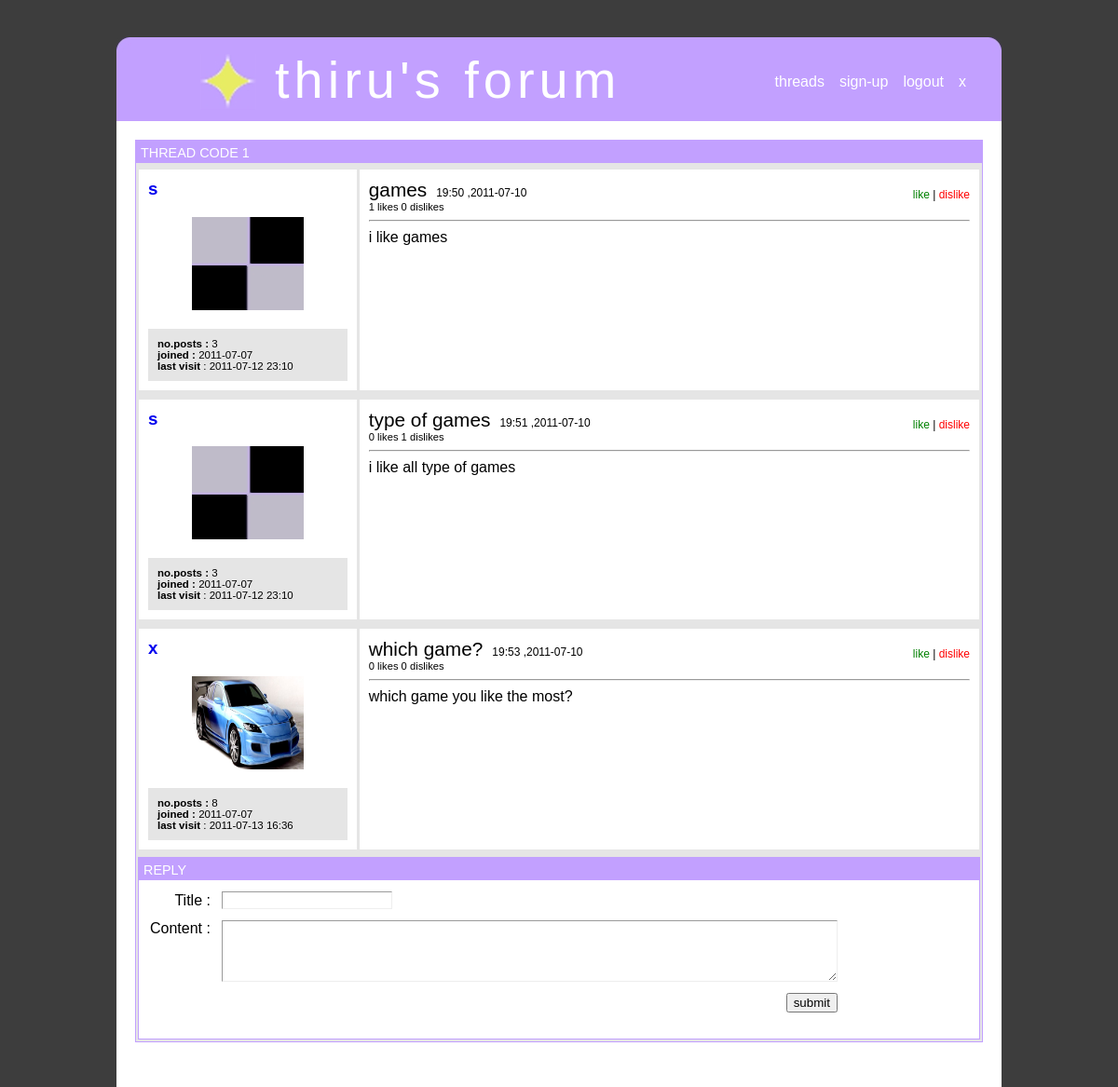
The page /rex.php?xs=1 (signed in) on the database its author committed.
### tables this page shows
CREATE TABLE IF NOT EXISTS `postx` (
  `post_id` int(11) NOT NULL,
  `parent_id` int(11) NOT NULL,
  `username` text NOT NULL,
  `title` text NOT NULL,
  `content` text NOT NULL,
  `time` time NOT NULL,
  `date` date NOT NULL,
  `likes` int(11) NOT NULL,
  `dislikes` int(11) NOT NULL
);

CREATE TABLE IF NOT EXISTS `userx` (
  `username` text NOT NULL,
  `gender` varchar(20) NOT NULL,
  `name` text NOT NULL,
  `birthday` date NOT NULL,
  `occupation` text NOT NULL,
  `interest` text NOT NULL,
  `location` text NOT NULL,
  `email` text NOT NULL,
  `picture` text NOT NULL,
  `joindate` date NOT NULL,
  `last` timestamp NOT NULL DEFAULT CURRENT_TIMESTAMP ON UPDATE CURRENT_TIMESTAMP
);

### rex.php (the view, shortened to what this page needs)
<html>
      <head>
            <link href="styx.css" rel="stylesheet" type="text/css">
<?php
$xparent=$_GET["xs"];
?>
     </head>
      <body>
         <div id="cz" style=" margin-top:40px;text-align:left;">
             <div id="header">
                 <div>
                 <img src="leftcurve.jpeg" style="float:left;">
                 <img src="rightcurve.jpeg" style="float:right;">
                 </div>
                  <br>
                           <div style="margin-left:90px;">
                               <img src="sign.jpeg">
                               <div id="h">thiru's forum</div>
                           </div>
                         <div id="linkx">
                         <ul>
                            <li><a href="index.php">threads</a> </li>
                            <li><a href='signup.php'> sign-up </a></li>
                       <?php        if(!isset($_SESSION["usrx"]))
                          {
                         echo  " <li><a href='xlogin.php'> login </a></li>
                                  ";   }
                         else
                           {
                          echo  "<li><a href='logout.php'> logout </a></li>";
                          echo "<li><a href='prox.php?xf=".$_SESSION["usrx"]."'>".$_SESSION["usrx"]."</a></li>";
                                      }
                         ?>
                        </ul>
                        </div>
                </div>
        <div id="cont" style="padding:20px;margin-bottom:200px;">
                <div id="r13" >
            <div id="h3" >
                  <div class="lt"> <?php echo "THREAD CODE ".$xparent  ?></div>
                </div>
                <div id="inx2"><div id="inz">
         <?php
              $conz=mysql_connect("localhost","root","") or die(mysql_error());
              $sq7="SELECT * FROM postx WHERE parent_id='{$xparent}' ORDER BY post_id;";
              $re7=mysql_query($sq7,$conz);
              while($row=mysql_fetch_array($re7))
               {
               $ed=$row['username'];
              $sq31="SELECT joindate,last,picture FROM userx WHERE username='{$ed}';";
              $count31=mysql_query($sq31,$conz) or die(mysql_error());
              $count39=mysql_fetch_array($count31);
              $sq32="SELECT count(*) AS pox FROM postx WHERE username='{$ed}';";
              $count32=mysql_query($sq32,$conz) or die(mysql_error());
              $count40=mysql_fetch_array($count32);
              echo "
                    <div id='ipost'>
 <table id='tablex2'>              <tr>
                            <td  valign='top'>
                               <h3> <a href='prox.php?xf=".$row['username']."'>".$row['username']."</a></h3>
                           <div id='picx' style='text-align:center;'>  <img src='".$count39["picture"]."' height='100' width='120'>  </div>
                          <div class='sd2'>
                        <strong>no.posts : </strong>".$count40["pox"]."<br>
                        <strong>joined : </strong>".$count39["joindate"]."<br>
                        <strong>last visit </strong>: ";
                 if(isset($_SESSION["usrx"]))
                   {
                  if($_SESSION["usrx"]==$row["username"])
                     echo substr($_SESSION["lastd"],0,-3);
                  else
                     echo  substr($count39["last"],0,-3);
                }
            else
          { echo  substr($count39["last"],0,-3);}
                   echo"   </div>      </td>
                                <td valign='top' width='74%'>
                                <span class='ix'>".$row['title']."</span><span class='iy'>".substr($row['time'],0,5)." ,".$row['date']." </span>
                           <div class='iz'>
                             <span onclick='zpost(".$row["post_id"].",100)' style='color:green;'>
                                     like</span> | <span onclick='zpost(".$row["post_id"].",500)' style='color:red;'>
                                     dislike</span>
                           </div>
                                    <br>
                                  <div id='za".$row["post_id"]."' class='zax'>".$row["likes"]." likes ".$row["dislikes"]." dislikes</div>
                                     <hr>
                                     ".$row['content']."
                                </td> </tr>
 </table>             </div>
               ";
                 } echo "</div>";
                   if(isset($_SESSION["usrx"]))
                   {
                     echo "  <div id='threadx' style='margin-right:2px;margin-bottom:2px;' >
                         <div id='h3' >
                               <div class='lt'> REPLY</div>
                          </div>
                    <div id='cthreadx'>
                                  <form >
                             <table>
                                <tr><td align='right'>Title :</td><td><input style='border: 1px inset;' type='text' id='tix' name='titlex'></td><td id='lok1' class='yut'></td></tr>
                                <tr><td valign='top' align='right'>Content :</td><td><textarea style='border: 1px inset;' id='cox' name='contentx' rows='4' cols='80'></textarea></td><td id='lok2' class='yut'></td></tr>
                                 <tr><td colspan='2' align='right'><input type='button' value='submit' onclick='ithread2();'></td></tr>
                            </table>
                                  </form>
                     </div>
                             </div>";
                   }
                  else
                      echo "<div id='ct1' ><a href='xlogin.php'>login</a> to reply</div>";
  ?>
                </div>
                </div>
         </div>
          </div>
     </body>
</html>

### styx.css (style rules this page uses)
body { margin:0; font-family:verdana,sans-serif; background-color:#3d3d3d; text-align:center; }
#cz { width:950px; background-color:#FFFFFF; display:table; margin:0 auto; }
#header { background-color:#c2a0ff; height:90px; color:#ffffff; }
#cont { background-color:#ffffff; }
#h { margin-top:-65px; margin-left:80px; font-family:ubuntu,verdana,sans-serif; letter-spacing:5px; font-size:3.5em; }
#linkx { float:right; margin-top:-63px; margin-right:30px; }
#linkx li { list-style-type:none; float:left; padding:8px; }
#linkx a { text-decoration:none; color:#ffffff; font-size:16px; }
#h3 { background-color:#c2a0ff; height:24px; }
.lt { color:#ffffff; padding:5px; font-size:90%; }
#tablex2 { width:908px; border-collapse:separate; border-spacing:3px; }
#tablex2 td { background-color:#ffffff; padding:10px; }
#threadx { border:1px solid #c2a0ff; margin-left:2px; margin-top:5px; background-color:#ffffff; margin-bottom:20px; }
#cthreadx { padding:5px; }
#cthreadx td { padding:5px; }
#r13 { border:1px solid #c2a0ff; background-color:#e5e5e5; }
#inx2 { background-color:#e5e5e5; }
.ix { font-size:130%; padding-right:10px; }
.iy { padding-top:10px; font-size:75%; }
.sd2 { font-size:72%; background-color:#e5e5e5; padding:10px; margin-top:20px; }
#ipost { margin-top:4px; width:907px; }
#ipost a { text-decoration:none; }
.yut { font-size:70%; color:red; }
.iz { padding-top:10px; float:right; font-size:75%; }
.zax { font-size:70%; }
.iz span { text-decoration:none; cursor:pointer; }
#picx { margin-bottom:20px; }

### rows shown on the page
postx: username "s", userx.picture (picture), pox "3", userx.joindate "2011-07-07", userx.last "2011-07-12 23:10", title "games", time "19:50", date "2011-07-10", likes "1", dislikes "0", content "i like games"
postx: username "s", userx.picture (picture), pox "3", userx.joindate "2011-07-07", userx.last "2011-07-12 23:10", title "type of games", time "19:51", date "2011-07-10", likes "0", dislikes "1", content "i like all type of games"
postx: username "x", userx.picture (picture), pox "8", userx.joindate "2011-07-07", lastd "2011-07-13 16:36", title "which game?", time "19:53", date "2011-07-10", likes "0", dislikes "0", content "which game you like the most?"

### other values the page prints
$_SESSION["usrx"] "x"
$xparent "1"
